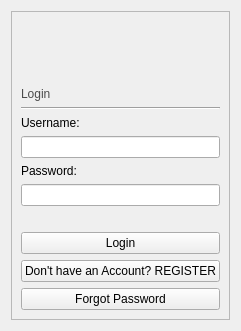
          <widget class="QWidget" name="loginPage">
           <layout class="QVBoxLayout" name="verticalLayout_6">
            <item>
             <widget class="QFrame" name="frame_2">
              <property name="frameShape">
               <enum>QFrame::StyledPanel</enum>
              </property>
              <property name="frameShadow">
               <enum>QFrame::Raised</enum>
              </property>
              <layout class="QVBoxLayout" name="verticalLayout_4">
               <item>
                <layout class="QHBoxLayout" name="horizontalLayout_2">
                 <item>
                  <spacer name="horizontalSpacer_12">
                   <property name="orientation">
                    <enum>Qt::Horizontal</enum>
                   </property>
                   <property name="sizeHint" stdset="0">
                    <size>
                     <width>40</width>
                     <height>20</height>
                    </size>
                   </property>
                  </spacer>
                 </item>
                 <item>
                  <widget class="QLabel" name="Icon_2">
                   <property name="maximumSize">
                    <size>
                     <width>120</width>
                     <height>81</height>
                    </size>
                   </property>
                   <property name="text">
                    <string/>
                   </property>
                   <property name="pixmap">
                    <pixmap>:/futminna_logo</pixmap>
                   </property>
                   <property name="alignment">
                    <set>Qt::AlignCenter</set>
                   </property>
                  </widget>
                 </item>
                 <item>
                  <spacer name="horizontalSpacer_21">
                   <property name="orientation">
                    <enum>Qt::Horizontal</enum>
                   </property>
                   <property name="sizeHint" stdset="0">
                    <size>
                     <width>40</width>
                     <height>20</height>
                    </size>
                   </property>
                  </spacer>
                 </item>
                </layout>
               </item>
               <item>
                <spacer name="verticalSpacer">
                 <property name="orientation">
                  <enum>Qt::Vertical</enum>
                 </property>
                 <property name="sizeHint" stdset="0">
                  <size>
                   <width>20</width>
                   <height>40</height>
                  </size>
                 </property>
                </spacer>
               </item>
               <item>
                <widget class="QLabel" name="label_3">
                 <property name="styleSheet">
                  <string notr="true">color:rgb(75, 75, 75);
font: 16pt &quot;Comic Sans MS&quot;;</string>
                 </property>
                 <property name="text">
                  <string>Login</string>
                 </property>
                </widget>
               </item>
               <item>
                <widget class="Line" name="line_2">
                 <property name="orientation">
                  <enum>Qt::Horizontal</enum>
                 </property>
                </widget>
               </item>
               <item>
                <layout class="QVBoxLayout" name="verticalLayout_5">
                 <item>
                  <widget class="QLabel" name="UsernameLabel_2">
                   <property name="text">
                    <string>Username:</string>
                   </property>
                  </widget>
                 </item>
                 <item>
                  <widget class="QLineEdit" name="UsernameLineEdit">
                   <property name="text">
                    <string/>
                   </property>
                  </widget>
                 </item>
                 <item>
                  <widget class="QLabel" name="passwordLabel_2">
                   <property name="text">
                    <string>Password:</string>
                   </property>
                  </widget>
                 </item>
                 <item>
                  <widget class="QLineEdit" name="PasswordEdit"/>
                 </item>
                 <item>
                  <spacer name="horizontalSpacer_2">
                   <property name="orientation">
                    <enum>Qt::Horizontal</enum>
                   </property>
                   <property name="sizeHint" stdset="0">
                    <size>
                     <width>40</width>
                     <height>20</height>
                    </size>
                   </property>
                  </spacer>
                 </item>
                 <item>
                  <widget class="QPushButton" name="loginBtn">
                   <property name="text">
                    <string>Login</string>
                   </property>
                  </widget>
                 </item>
                 <item>
                  <widget class="QPushButton" name="loginReqBtn_2">
                   <property name="text">
                    <string>Don't have an Account? REGISTER</string>
                   </property>
                  </widget>
                 </item>
                 <item>
                  <widget class="QPushButton" name="ForgotPwordBtn">
                   <property name="text">
                    <string>Forgot Password</string>
                   </property>
                   <property name="flat">
                    <bool>false</bool>
                   </property>
                  </widget>
                 </item>
                </layout>
               </item>
              </layout>
             </widget>
            </item>
           </layout>
          </widget>
